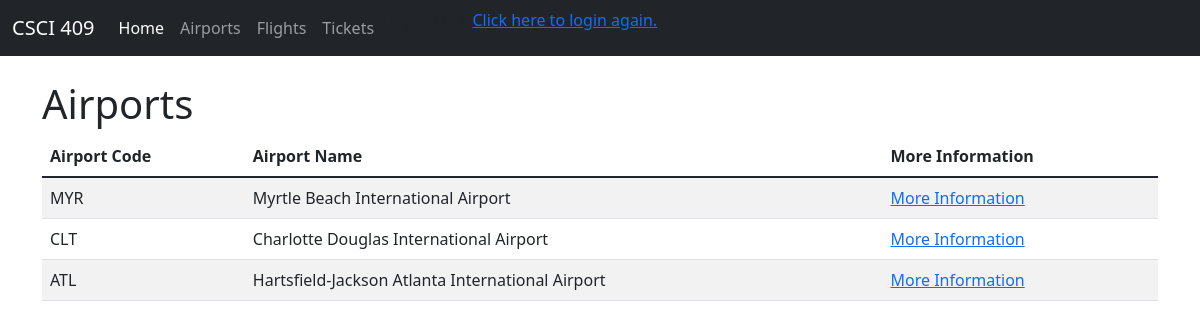
The page / on the database its author committed.
### airports/models.py (models this page shows)
class Airport(models.Model):
    name = models.CharField(max_length=255)
    airport_code = models.CharField(max_length=3)
    address = models.CharField(max_length=255)
    city = models.CharField(max_length=255)
    state = models.CharField(max_length=2)
    zipcode = models.CharField(max_length=5)
    is_open = models.BooleanField()

### airports/views.py (the view)
# urls.py: path('', airports.views.index),
def index(request):
    airports = Airport.objects.all()
    context = {'airports': airports}
    return render(request, 'airports/index.html', context)

### airports/templates/airports/index.html
{% extends 'base.html' %}
{% block content %}
<h1>Airports</h1>
<table class="table table-striped">
    <thead>
        <tr>
            <th scope="col">Airport Code</th>
            <th scope="col">Airport Name</th>
            <th scope="col">More Information</th>
        </tr>
    </thead>
    <tbody>
        {% for airport in airports %}
            <tr>
                <td>{{ airport.airport_code }}</td>
                <td>{{ airport.name }}</td>
                <td><a href="/airports/{{ airport.airport_code }}">More Information</a></td>
            </tr>
        {% endfor %}
    </tbody>
</table>
{% endblock %}

### rows shown on the page
Airport: airport_code "MYR", name "Myrtle Beach International Airport"
Airport: airport_code "CLT", name "Charlotte Douglas International Airport"
Airport: airport_code "ATL", name "Hartsfield-Jackson Atlanta International Airport"
